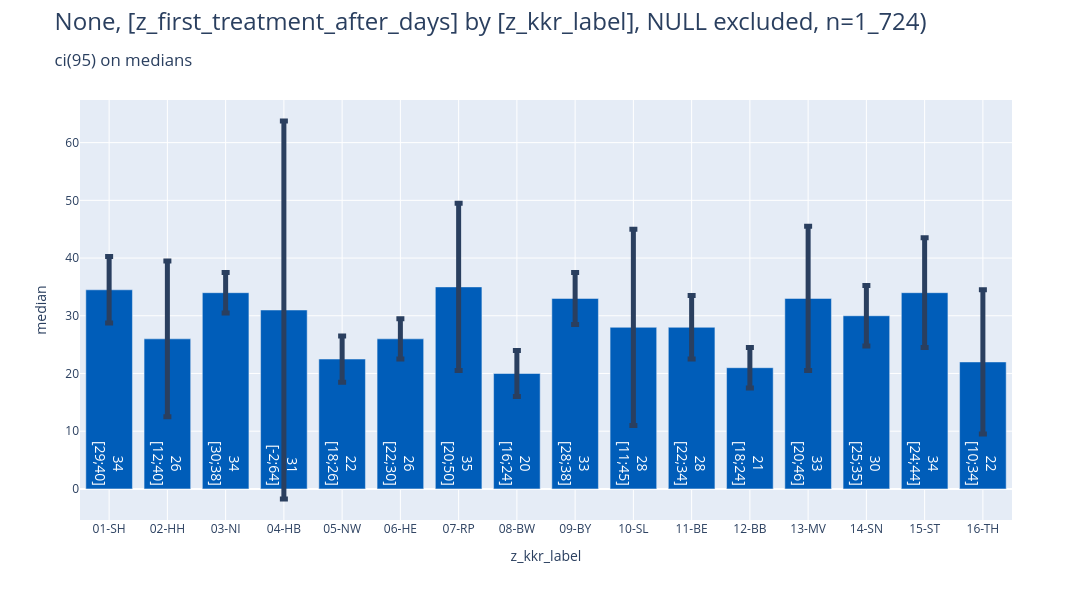

The notebook cell saved with this chart:
### Code cell
_ = pls.plot_bars(
    db_delay.to_df().iloc[:,:2],
    height=600,
    use_ci=True,
    ci_agg='median',
)

### Figure 1 — Plotly figure (JSON) as saved in the notebook; plotly's stock layout.template omitted (floating-point values rounded to 4 significant figures)
{"data": [{"error_y": {"array": [5.75], "thickness": 5}, "hovertemplate": "z_kkr_label=%{x}<br>mean=%{y}<br>ci_str=%{text}<extra></extra>", "insidetextanchor": "start", "legendgroup": "01-SH", "marker": {"color": "#005db9", "pattern": {"shape": ""}}, "name": "01-SH", "orientation": "v", "showlegend": true, "text": ["34<br>[29;40]"], "textfont": {"color": "white", "size": 14}, "textposition": "inside", "type": "bar", "x": ["01-SH"], "xaxis": "x", "y": [34.5], "yaxis": "y"}, {"error_y": {"array": [13.5], "thickness": 5}, "hovertemplate": "z_kkr_label=%{x}<br>mean=%{y}<br>ci_str=%{text}<extra></extra>", "insidetextanchor": "start", "legendgroup": "02-HH", "marker": {"color": "#005db9", "pattern": {"shape": ""}}, "name": "02-HH", "orientation": "v", "showlegend": true, "text": ["26<br>[12;40]"], "textfont": {"color": "white", "size": 14}, "textposition": "inside", "type": "bar", "x": ["02-HH"], "xaxis": "x", "y": [26.0], "yaxis": "y"}, {"error_y": {"array": [3.5], "thickness": 5}, "hovertemplate": "z_kkr_label=%{x}<br>mean=%{y}<br>ci_str=%{text}<extra></extra>", "insidetextanchor": "start", "legendgroup": "03-NI", "marker": {"color": "#005db9", "pattern": {"shape": ""}}, "name": "03-NI", "orientation": "v", "showlegend": true, "text": ["34<br>[30;38]"], "textfont": {"color": "white", "size": 14}, "textposition": "inside", "type": "bar", "x": ["03-NI"], "xaxis": "x", "y": [34.0], "yaxis": "y"}, {"error_y": {"array": [32.75], "thickness": 5}, "hovertemplate": "z_kkr_label=%{x}<br>mean=%{y}<br>ci_str=%{text}<extra></extra>", "insidetextanchor": "start", "legendgroup": "04-HB", "marker": {"color": "#005db9", "pattern": {"shape": ""}}, "name": "04-HB", "orientation": "v", "showlegend": true, "text": ["31<br>[-2;64]"], "textfont": {"color": "white", "size": 14}, "textposition": "inside", "type": "bar", "x": ["04-HB"], "xaxis": "x", "y": [31.0], "yaxis": "y"}, {"error_y": {"array": [4.0], "thickness": 5}, "hovertemplate": "z_kkr_label=%{x}<br>mean=%{y}<br>ci_str=%{text}<extra></extra>", "insidetextanchor": "start", "legendgroup": "05-NW", "marker": {"color": "#005db9", "pattern": {"shape": ""}}, "name": "05-NW", "orientation": "v", "showlegend": true, "text": ["22<br>[18;26]"], "textfont": {"color": "white", "size": 14}, "textposition": "inside", "type": "bar", "x": ["05-NW"], "xaxis": "x", "y": [22.5], "yaxis": "y"}, {"error_y": {"array": [3.5], "thickness": 5}, "hovertemplate": "z_kkr_label=%{x}<br>mean=%{y}<br>ci_str=%{text}<extra></extra>", "insidetextanchor": "start", "legendgroup": "06-HE", "marker": {"color": "#005db9", "pattern": {"shape": ""}}, "name": "06-HE", "orientation": "v", "showlegend": true, "text": ["26<br>[22;30]"], "textfont": {"color": "white", "size": 14}, "textposition": "inside", "type": "bar", "x": ["06-HE"], "xaxis": "x", "y": [26.0], "yaxis": "y"}, {"error_y": {"array": [14.5], "thickness": 5}, "hovertemplate": "z_kkr_label=%{x}<br>mean=%{y}<br>ci_str=%{text}<extra></extra>", "insidetextanchor": "start", "legendgroup": "07-RP", "marker": {"color": "#005db9", "pattern": {"shape": ""}}, "name": "07-RP", "orientation": "v", "showlegend": true, "text": ["35<br>[20;50]"], "textfont": {"color": "white", "size": 14}, "textposition": "inside", "type": "bar", "x": ["07-RP"], "xaxis": "x", "y": [35.0], "yaxis": "y"}, {"error_y": {"array": [4.0], "thickness": 5}, "hovertemplate": "z_kkr_label=%{x}<br>mean=%{y}<br>ci_str=%{text}<extra></extra>", "insidetextanchor": "start", "legendgroup": "08-BW", "marker": {"color": "#005db9", "pattern": {"shape": ""}}, "name": "08-BW", "orientation": "v", "showlegend": true, "text": ["20<br>[16;24]"], "textfont": {"color": "white", "size": 14}, "textposition": "inside", "type": "bar", "x": ["08-BW"], "xaxis": "x", "y": [20.0], "yaxis": "y"}, {"error_y": {"array": [4.5], "thickness": 5}, "hovertemplate": "z_kkr_label=%{x}<br>mean=%{y}<br>ci_str=%{text}<extra></extra>", "insidetextanchor": "start", "legendgroup": "09-BY", "marker": {"color": "#005db9", "pattern": {"shape": ""}}, "name": "09-BY", "orientation": "v", "showlegend": true, "text": ["33<br>[28;38]"], "textfont": {"color": "white", "size": 14}, "textposition": "inside", "type": "bar", "x": ["09-BY"], "xaxis": "x", "y": [33.0], "yaxis": "y"}, {"error_y": {"array": [17.0], "thickness": 5}, "hovertemplate": "z_kkr_label=%{x}<br>mean=%{y}<br>ci_str=%{text}<extra></extra>", "insidetextanchor": "start", "legendgroup": "10-SL", "marker": {"color": "#005db9", "pattern": {"shape": ""}}, "name": "10-SL", "orientation": "v", "showlegend": true, "text": ["28<br>[11;45]"], "textfont": {"color": "white", "size": 14}, "textposition": "inside", "type": "bar", "x": ["10-SL"], "xaxis": "x", "y": [28.0], "yaxis": "y"}, {"error_y": {"array": [5.5], "thickness": 5}, "hovertemplate": "z_kkr_label=%{x}<br>mean=%{y}<br>ci_str=%{text}<extra></extra>", "insidetextanchor": "start", "legendgroup": "11-BE", "marker": {"color": "#005db9", "pattern": {"shape": ""}}, "name": "11-BE", "orientation": "v", "showlegend": true, "text": ["28<br>[22;34]"], "textfont": {"color": "white", "size": 14}, "textposition": "inside", "type": "bar", "x": ["11-BE"], "xaxis": "x", "y": [28.0], "yaxis": "y"}, {"error_y": {"array": [3.5], "thickness": 5}, "hovertemplate": "z_kkr_label=%{x}<br>mean=%{y}<br>ci_str=%{text}<extra></extra>", "insidetextanchor": "start", "legendgroup": "12-BB", "marker": {"color": "#005db9", "pattern": {"shape": ""}}, "name": "12-BB", "orientation": "v", "showlegend": true, "text": ["21<br>[18;24]"], "textfont": {"color": "white", "size": 14}, "textposition": "inside", "type": "bar", "x": ["12-BB"], "xaxis": "x", "y": [21.0], "yaxis": "y"}, {"error_y": {"array": [12.5], "thickness": 5}, "hovertemplate": "z_kkr_label=%{x}<br>mean=%{y}<br>ci_str=%{text}<extra></extra>", "insidetextanchor": "start", "legendgroup": "13-MV", "marker": {"color": "#005db9", "pattern": {"shape": ""}}, "name": "13-MV", "orientation": "v", "showlegend": true, "text": ["33<br>[20;46]"], "textfont": {"color": "white", "size": 14}, "textposition": "inside", "type": "bar", "x": ["13-MV"], "xaxis": "x", "y": [33.0], "yaxis": "y"}, {"error_y": {"array": [5.25], "thickness": 5}, "hovertemplate": "z_kkr_label=%{x}<br>mean=%{y}<br>ci_str=%{text}<extra></extra>", "insidetextanchor": "start", "legendgroup": "14-SN", "marker": {"color": "#005db9", "pattern": {"shape": ""}}, "name": "14-SN", "orientation": "v", "showlegend": true, "text": ["30<br>[25;35]"], "textfont": {"color": "white", "size": 14}, "textposition": "inside", "type": "bar", "x": ["14-SN"], "xaxis": "x", "y": [30.0], "yaxis": "y"}, {"error_y": {"array": [9.5], "thickness": 5}, "hovertemplate": "z_kkr_label=%{x}<br>mean=%{y}<br>ci_str=%{text}<extra></extra>", "insidetextanchor": "start", "legendgroup": "15-ST", "marker": {"color": "#005db9", "pattern": {"shape": ""}}, "name": "15-ST", "orientation": "v", "showlegend": true, "text": ["34<br>[24;44]"], "textfont": {"color": "white", "size": 14}, "textposition": "inside", "type": "bar", "x": ["15-ST"], "xaxis": "x", "y": [34.0], "yaxis": "y"}, {"error_y": {"array": [12.5], "thickness": 5}, "hovertemplate": "z_kkr_label=%{x}<br>mean=%{y}<br>ci_str=%{text}<extra></extra>", "insidetextanchor": "start", "legendgroup": "16-TH", "marker": {"color": "#005db9", "pattern": {"shape": ""}}, "name": "16-TH", "orientation": "v", "showlegend": true, "text": ["22<br>[10;34]"], "textfont": {"color": "white", "size": 14}, "textposition": "inside", "type": "bar", "x": ["16-TH"], "xaxis": "x", "y": [22.0], "yaxis": "y"}], "layout": {"barmode": "relative", "height": 600, "legend": {"title": {"text": "z_kkr_label"}, "tracegroupgap": 0}, "showlegend": false, "title": {"font": {"size": 24}, "text": "None, [z_first_treatment_after_days] by [z_kkr_label], NULL excluded, n=1_724)<br><sub>ci(95) on medians<sub>", "xanchor": "left", "y": 0.95, "yanchor": "top"}, "width": 1600, "xaxis": {"anchor": "y", "categoryarray": ["01-SH", "02-HH", "03-NI", "04-HB", "05-NW", "06-HE", "07-RP", "08-BW", "09-BY", "10-SL", "11-BE", "12-BB", "13-MV", "14-SN", "15-ST", "16-TH"], "categoryorder": "array", "domain": [0, 1], "gridwidth": 1, "showgrid": true, "title": {"text": "z_kkr_label"}}, "yaxis": {"anchor": "x", "domain": [0, 1], "gridwidth": 1, "showgrid": true, "title": {"text": "median"}}}}
